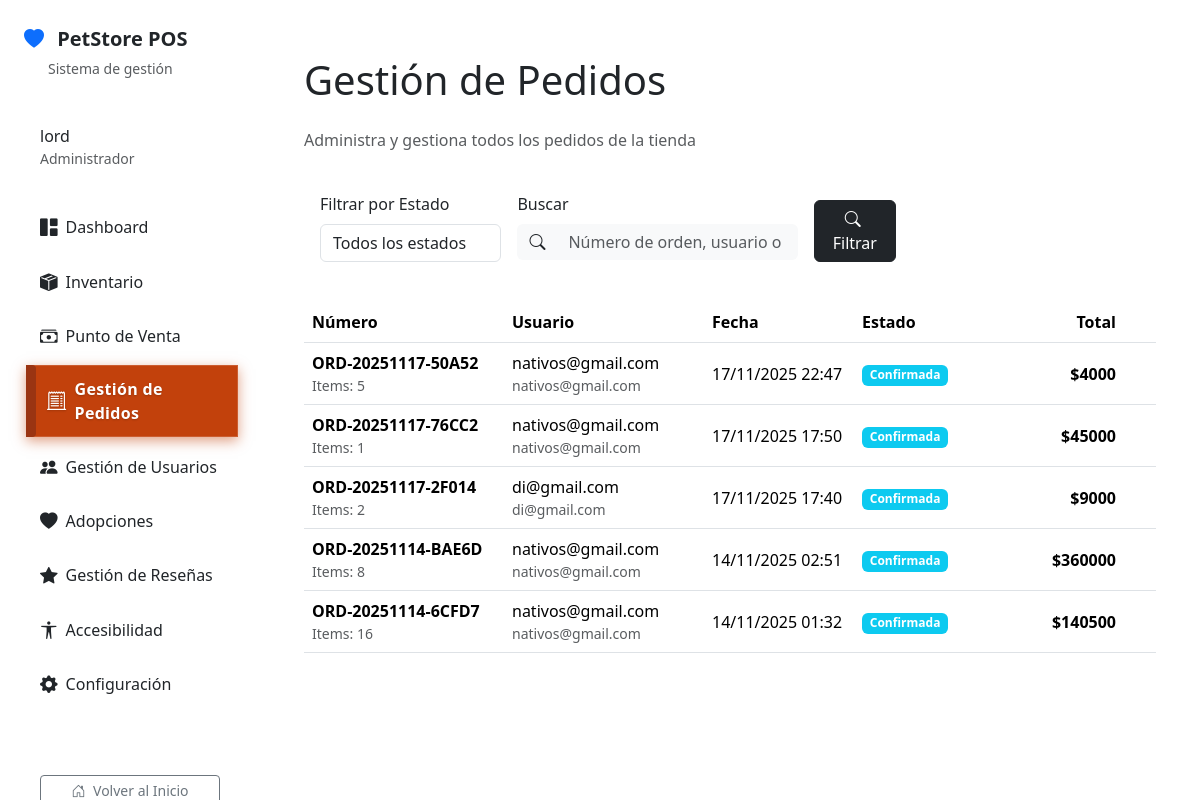
The app's page /dashboard/pedidos/ (signed in), older data.
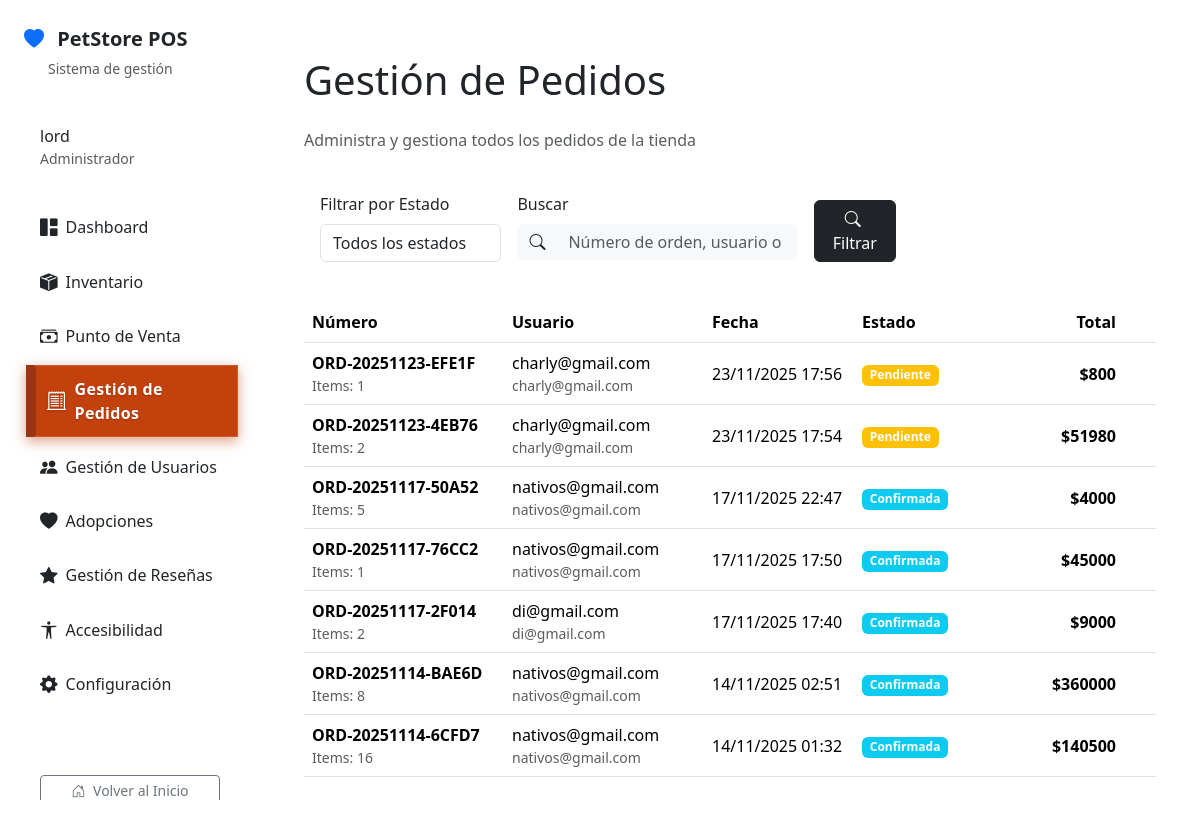
The same page, newer data.
### orders/models.py (models this page shows, shortened)
class Order(models.Model):
    user = models.ForeignKey(
        settings.AUTH_USER_MODEL,
        on_delete=models.CASCADE,
        related_name='orders',
        verbose_name=_("Usuario")
    )
    order_number = models.CharField(
        _("Número de Orden"),
        max_length=20,
        unique=True,
        db_index=True,
        editable=False
    )
    status = models.CharField(
        _("Estado"),
        max_length=20,
        choices=OrderStatus.choices,
        default=OrderStatus.PENDING
    )
    total = models.DecimalField(
        _("Total"),
        max_digits=10,
        decimal_places=2,
        default=0
    )
    shipping_address = models.TextField(
        _("Dirección de Envío"),
        max_length=500,
        blank=True
    )
    shipping_city = models.CharField(
        _("Ciudad"),
        max_length=100,
        blank=True
    )
    shipping_postal_code = models.CharField(
        _("Código Postal"),
        max_length=20,
        blank=True
    )
    notes = models.TextField(
        _("Notas"),
        max_length=500,
        blank=True
    )
    created_at = models.DateTimeField(_("Fecha de Creación"), auto_now_add=True)
    updated_at = models.DateTimeField(_("Fecha de Actualización"), auto_now=True)
    class Meta:
        ordering = ['-created_at']
        verbose_name = _("Orden")
        verbose_name_plural = _("Órdenes")
    @property
    def total_items(self):
        return sum(item.quantity for item in self.items.all())

class OrderItem(models.Model):
    order = models.ForeignKey(
        Order,
        on_delete=models.CASCADE,
        related_name='items',
        verbose_name=_("Orden")
    )
    product = models.ForeignKey(
        Product,
        on_delete=models.PROTECT,
        related_name='order_items',
        verbose_name=_("Producto")
    )
    quantity = models.PositiveIntegerField(_("Cantidad"), default=1)
    price = models.DecimalField(
        _("Precio Unitario"),
        max_digits=10,
        decimal_places=2
    )
    created_at = models.DateTimeField(_("Fecha de Creación"), auto_now_add=True)
    class Meta:
        ordering = ['created_at']
        verbose_name = _("Item de Orden")
        verbose_name_plural = _("Items de Orden")

### dashboard/views.py (the view)
@login_required
@user_passes_test(lambda u: u.is_staff)
def dashboard_pedidos(request):
    from orders.models import Order, OrderStatus
    orders = Order.objects.all().select_related('user').prefetch_related('items__product')
    status_filter = request.GET.get('status', '')
    if status_filter:
        orders = orders.filter(status=status_filter)
    search = request.GET.get('search', '')
    if search:
        orders = orders.filter(
            Q(order_number__icontains=search) |
            Q(user__username__icontains=search) |
            Q(user__email__icontains=search)
        )
    orders = orders.order_by('-created_at')
    paginator = Paginator(orders, 20)
    page_number = request.GET.get('page')
    page_obj = paginator.get_page(page_number)
    context = {
        'orders': page_obj,
        'page_obj': page_obj,
        'status_filter': status_filter,
        'search': search,
        'status_choices': OrderStatus.choices,
    }
    return render(request, 'dashboard/pedidos.html', context)

### core/context_processors.py (called while the page is built)
def openai_chatbot(request):
    return {
        'OPENAI_ENABLED': getattr(settings, 'OPENAI_ENABLED', False),
    }

### templates/dashboard/pedidos.html (shortened to what the changed rows need)
{% extends "dashboard/base.html" %}
{% load i18n %}
{% load static %}
{% block dashboard_title %}{% trans "Gestión de Pedidos" %}{% endblock %}
{% block dashboard_head %}
    <link rel="stylesheet" href="{% static 'css/dashboard/style.css' %}" />
{% endblock %}
{% block dashboard_content %}
    {% if orders %}
    <div class="card stat-card">
        <div class="card-body p-0">
            <div class="table-responsive">
                <table class="table table-hover align-middle mb-0">
                    <thead>
                        <tr>
                            <th style="width: 20%;">{% trans "Número" %}</th>
                            <th style="width: 20%;">{% trans "Usuario" %}</th>
                            <th style="width: 15%;">{% trans "Fecha" %}</th>
                            <th style="width: 12%;">{% trans "Estado" %}</th>
                            <th class="text-end" style="width: 15%;">{% trans "Total" %}</th>
                            <th class="text-center" style="width: 18%;">{% trans "Acciones" %}</th>
                        </tr>
                    </thead>
                    <tbody>
                        {% for order in orders %}
                        <tr>
                            <td>
                                <div class="fw-bold">{{ order.order_number }}</div>
                                <div class="small text-muted">{% trans "Items:" %} {{ order.total_items }}</div>
                            </td>
                            <td>
                                <div>{{ order.user.username }}</div>
                                <div class="small text-muted">{{ order.user.email }}</div>
                            </td>
                            <td>{{ order.created_at|date:"d/m/Y H:i" }}</td>
                            <td>
                                <span class="badge
                                    {% if order.status == 'PENDING' %}bg-warning
                                    {% elif order.status == 'CONFIRMED' %}bg-info
                                    {% elif order.status == 'PROCESSING' %}bg-primary
                                    {% elif order.status == 'SHIPPED' %}bg-secondary
                                    {% elif order.status == 'DELIVERED' %}bg-success
                                    {% elif order.status == 'CANCELLED' %}bg-danger
                                    {% endif %}">
                                    {{ order.get_status_display }}
                                </span>
                            </td>
                            <td class="text-end fw-bold">${{ order.total|floatformat:0 }}</td>
                            <td class="text-center">
                            </td>
                        </tr>
                        {% endfor %}
                    </tbody>
                </table>
            </div>
        </div>
    </div>
    {% endif %}
{% endblock %}

Row changes from the older to the newer data that the page shows:
added Order: order_number "ORD-20251123-EFE1F", total_items "1", user.username "charly@gmail.com", user.email "charly@gmail.com", created_at "23/11/2025 17:56", status "Pendiente", total "800"
added Order: order_number "ORD-20251123-4EB76", total_items "2", user.username "charly@gmail.com", user.email "charly@gmail.com", created_at "23/11/2025 17:54", status "Pendiente", total "51980"
